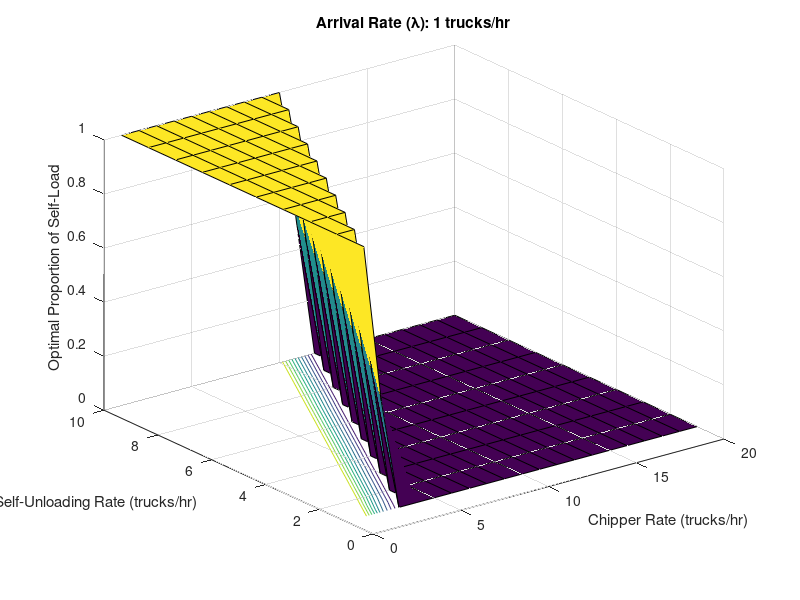
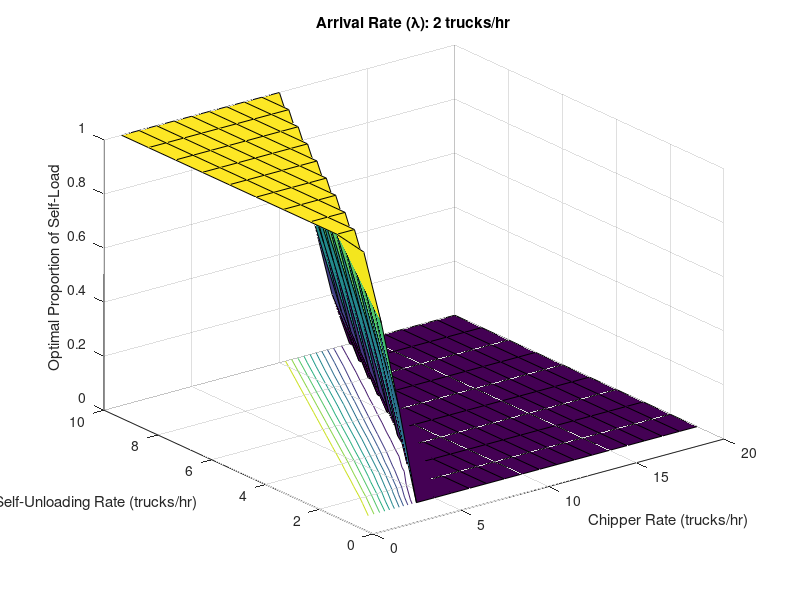
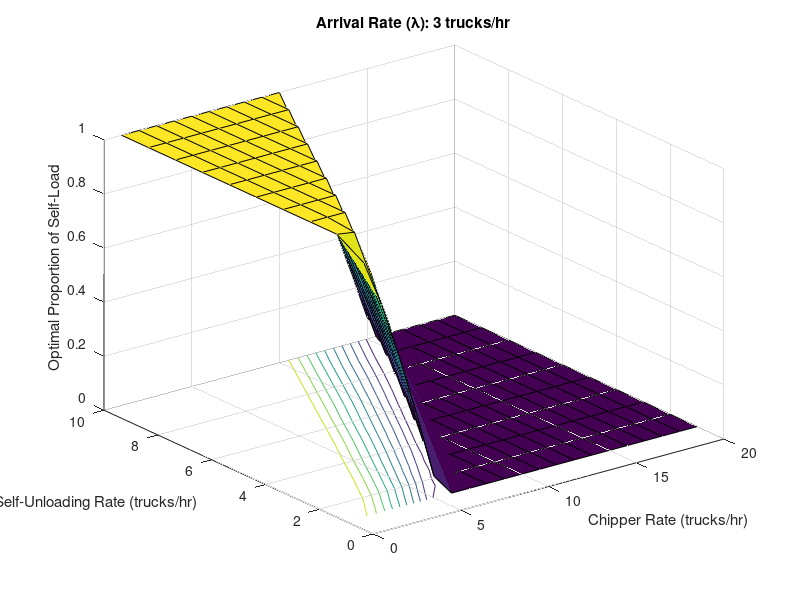
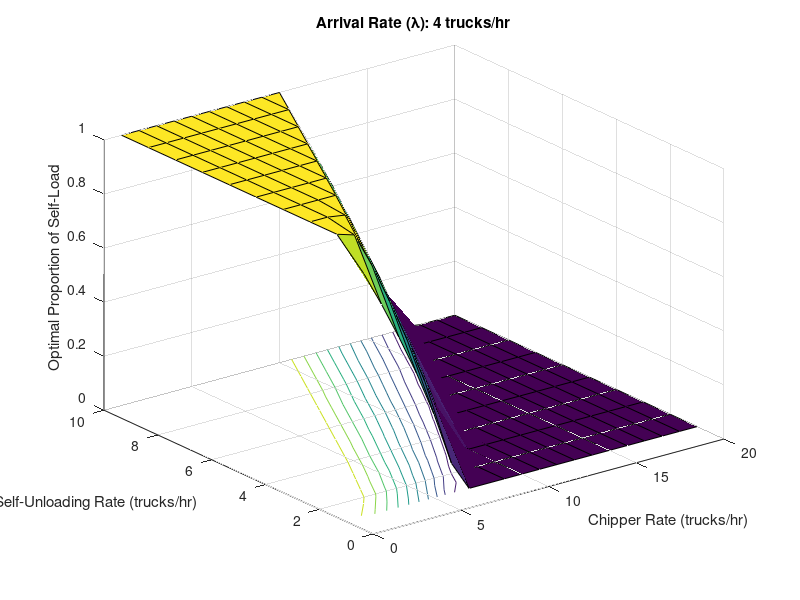

Recreate these plots in MATLAB, in order. (Note: a time limit stopped this script after it produced the figures.)
% This script is a quick proof of concept for using queueing theory
% to make TDSR design and policy decisions regarding the use of
% self-loading trucks in the debris removal mission
%
% 12 Feb 2013
% J.Brooks

close all;
clear all;
pRange = [0:0.01:1];
MOVIE = 0;
L_RANGE = [1:30];                       % incoming rate (per hour)
C = 5;                                  % number of simulataneous
                                        % self-loading spots
mu1range = [1:10];                      % service rate of self-loaders
mu2range = [1:20];                      % service rate of chipper
% Particular case:
%mu1range = 10
%mu2range = 10
prop = NaN*zeros(length(mu1range),length(mu2range),length(L_RANGE));
equality =NaN*zeros(length(mu1range),length(mu2range),length(L_RANGE));
waitTime = NaN*zeros(length(mu1range),length(mu2range),length(L_RANGE));

i = 1;

for mu_s = mu1range
    j = 1;
    for mu_c = mu2range
        idx = 1;
        for lambda = L_RANGE
            stable = find((((1-pRange)*lambda/mu_c)<1 & ...
                          (pRange*lambda/(C*mu_s))<1) == 1);
            if length(stable) < 2
                continue;
            end
            waitC = 1./(mu_c - (1-pRange)*lambda);

            % from Kleinrock1975, p.102, 404
            rho = pRange*lambda/mu_s;
            for k = 1:length(rho)
                summation(k) = sum(rho(k).^[0:C-1]./ ...
                                   factorial([0:C-1]));
            end
            p0 = 1./( summation + ...
                      (rho.^C./factorial(C)).*(1./(1-rho/C)) );
            waitS = (1./(C*mu_s - pRange*lambda)).*...
                    (rho.^C./(factorial(C)*(1-rho/C))).*...
                    p0 + 1/mu_s;        % from Buzacott1993, p.79
                                        % note that \rho = \rho/C
            wait = (1-pRange).*waitC + pRange.*waitS;
            %            figure, plot(pRange,p0), hold on, plot(pRange, summation, 'r'), ...
            %                title('diagnostics');
            %            figure, plot(pRange(stable),waitS(stable), 'r');
            %            hold on;
            %            plot(pRange(stable),waitC(stable), 'g');
            %            plot(pRange(stable),wait(stable), 'b');
            [minWait, idxT] = min(wait(stable));

            prop(i,j,idx) = pRange(stable(idxT));
            equality(i,j,idx) = waitC(stable(idxT))/ ...
                waitS(stable(idxT));
            waitTime(i,j,idx) = wait(stable(idxT));
            idx = idx + 1;
        end
        j = j + 1;
    end
    i = i + 1;
end

if MOVIE
    aviobj = avifile('tdsrOptSL.avi', 'FPS', 1);
end

for i = 1:length(L_RANGE)
    figure, surfc(mu2range,mu1range,prop(:,:,i))
    title(['Arrival Rate (\lambda): ', sprintf('%d trucks/hr', L_RANGE(i))]);
    xlabel('Chipper Rate (trucks/hr)');
    ylabel('Self-Unloading Rate (trucks/hr)');
    zlabel('Optimal Proportion of Self-Load');
    axis([0,max(mu2range),0,max(mu1range),0,1]);
    %    print('-deps', sprintf('graphics/optSelf/prop%d.eps', i));
    if MOVIE
        F = getframe(gcf);
        aviobj = addframe(aviobj,F);
    end
end

if MOVIE
    aviobj = close(aviobj);

    aviobj = avifile('tdsrOptSL_EQ.avi', 'FPS', 1);
end

for i = 1:length(L_RANGE)
    figure, surfc(mu2range,mu1range,equality(:,:,i))
    title(['Arrival Rate (\lambda): ', sprintf('%d trucks/hr', L_RANGE(i))]);
    xlabel('Chipper Rate (trucks/hr)');
    ylabel('Self-Unloading Rate (trucks/hr)');
    zlabel('Optimal Proportion of Self-Load');
    axis([0,max(mu2range),0,max(mu1range),0,5]);
    %    print('-deps', sprintf('graphics/optSelf/equal%d.eps', i));
    if MOVIE
        F = getframe(gcf);
        aviobj = addframe(aviobj,F);
    end
    
    % extract linear fit (unity contour)
    tmp = contourc(mu2range,mu1range,equality(:,:,i),[1 1]);
    [x,y]=fit(tmp(1,2:end)',tmp(2,2:end)','poly1');
    disp(sprintf('lambda: %d \t %2.3f \t %2.3f \t %2.3f', L_RANGE(i), x.p1, ...
                 x.p2, y.rsquare));
    figure(100), plot(tmp(1,2:end),tmp(2,2:end), 'b');
    hold on;

end

if MOVIE
    aviobj = close(aviobj);
end


for i = [1:max(mu1range)]
    figure;
    for j = [1:max(mu2range)]
        plot(L_RANGE, reshape(prop(i,j,:),1,30)), hold on;
        xlabel('Arrival Rate');
        ylabel('Optimal Proportion of Self-Load');
    end
    title(sprintf('Self-loader rate: %d', mu1range(i)));
    %    print('-deps', sprintf('graphics/optSelf/flat%d.eps', i));
end
